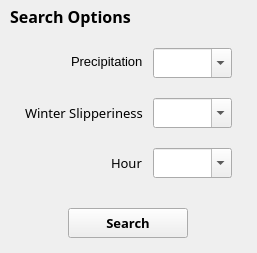
                     <widget class="QWidget" name="search_frame_2" native="true">
                      <layout class="QVBoxLayout" name="verticalLayout_8">
                       <property name="spacing">
                        <number>10</number>
                       </property>
                       <property name="leftMargin">
                        <number>10</number>
                       </property>
                       <property name="topMargin">
                        <number>5</number>
                       </property>
                       <property name="rightMargin">
                        <number>10</number>
                       </property>
                       <property name="bottomMargin">
                        <number>5</number>
                       </property>
                       <item alignment="Qt::AlignTop">
                        <widget class="QLabel" name="title_label_2">
                         <property name="font">
                          <font>
                           <family>Mulish</family>
                           <pointsize>12</pointsize>
                           <weight>75</weight>
                           <bold>true</bold>
                          </font>
                         </property>
                         <property name="text">
                          <string>Search Options</string>
                         </property>
                        </widget>
                       </item>
                       <item>
                        <layout class="QFormLayout" name="inputForm_2">
                         <property name="labelAlignment">
                          <set>Qt::AlignRight|Qt::AlignTrailing|Qt::AlignVCenter</set>
                         </property>
                         <property name="formAlignment">
                          <set>Qt::AlignLeading|Qt::AlignLeft|Qt::AlignVCenter</set>
                         </property>
                         <property name="horizontalSpacing">
                          <number>10</number>
                         </property>
                         <property name="verticalSpacing">
                          <number>20</number>
                         </property>
                         <property name="leftMargin">
                          <number>15</number>
                         </property>
                         <property name="topMargin">
                          <number>10</number>
                         </property>
                         <property name="rightMargin">
                          <number>15</number>
                         </property>
                         <property name="bottomMargin">
                          <number>10</number>
                         </property>
                         <item row="0" column="0">
                          <widget class="QLabel" name="form_label_5">
                           <property name="font">
                            <font>
                             <pointsize>10</pointsize>
                            </font>
                           </property>
                           <property name="text">
                            <string>Precipitation</string>
                           </property>
                          </widget>
                         </item>
                         <item row="0" column="1">
                          <widget class="QComboBox" name="cond_input_1">
                           <property name="sizePolicy">
                            <sizepolicy hsizetype="Preferred" vsizetype="Minimum">
                             <horstretch>0</horstretch>
                             <verstretch>0</verstretch>
                            </sizepolicy>
                           </property>
                           <property name="minimumSize">
                            <size>
                             <width>0</width>
                             <height>30</height>
                            </size>
                           </property>
                           <property name="font">
                            <font>
                             <family>Mulish</family>
                             <pointsize>10</pointsize>
                            </font>
                           </property>
                           <property name="focusPolicy">
                            <enum>Qt::WheelFocus</enum>
                           </property>
                           <property name="editable">
                            <bool>true</bool>
                           </property>
                          </widget>
                         </item>
                         <item row="1" column="0">
                          <widget class="QLabel" name="form_label_6">
                           <property name="font">
                            <font>
                             <family>Mulish</family>
                             <pointsize>10</pointsize>
                            </font>
                           </property>
                           <property name="text">
                            <string>Winter Slipperiness</string>
                           </property>
                          </widget>
                         </item>
                         <item row="1" column="1">
                          <widget class="QComboBox" name="cond_input_2">
                           <property name="sizePolicy">
                            <sizepolicy hsizetype="Preferred" vsizetype="Minimum">
                             <horstretch>0</horstretch>
                             <verstretch>0</verstretch>
                            </sizepolicy>
                           </property>
                           <property name="minimumSize">
                            <size>
                             <width>0</width>
                             <height>30</height>
                            </size>
                           </property>
                           <property name="font">
                            <font>
                             <family>Mulish</family>
                             <pointsize>10</pointsize>
                            </font>
                           </property>
                           <property name="focusPolicy">
                            <enum>Qt::WheelFocus</enum>
                           </property>
                           <property name="editable">
                            <bool>true</bool>
                           </property>
                          </widget>
                         </item>
                         <item row="2" column="0">
                          <widget class="QLabel" name="form_label_7">
                           <property name="font">
                            <font>
                             <family>Mulish</family>
                             <pointsize>10</pointsize>
                            </font>
                           </property>
                           <property name="text">
                            <string>Hour</string>
                           </property>
                          </widget>
                         </item>
                         <item row="2" column="1">
                          <widget class="QComboBox" name="cond_input_3">
                           <property name="sizePolicy">
                            <sizepolicy hsizetype="Preferred" vsizetype="Minimum">
                             <horstretch>0</horstretch>
                             <verstretch>0</verstretch>
                            </sizepolicy>
                           </property>
                           <property name="minimumSize">
                            <size>
                             <width>0</width>
                             <height>30</height>
                            </size>
                           </property>
                           <property name="font">
                            <font>
                             <family>Mulish</family>
                             <pointsize>10</pointsize>
                            </font>
                           </property>
                           <property name="focusPolicy">
                            <enum>Qt::WheelFocus</enum>
                           </property>
                           <property name="editable">
                            <bool>true</bool>
                           </property>
                          </widget>
                         </item>
                        </layout>
                       </item>
                       <item alignment="Qt::AlignTop">
                        <widget class="QFrame" name="submit_frame_2">
                         <property name="frameShape">
                          <enum>QFrame::NoFrame</enum>
                         </property>
                         <property name="frameShadow">
                          <enum>QFrame::Raised</enum>
                         </property>
                         <layout class="QHBoxLayout" name="horizontalLayout_8">
                          <property name="spacing">
                           <number>0</number>
                          </property>
                          <property name="leftMargin">
                           <number>0</number>
                          </property>
                          <property name="topMargin">
                           <number>10</number>
                          </property>
                          <property name="rightMargin">
                           <number>0</number>
                          </property>
                          <property name="bottomMargin">
                           <number>10</number>
                          </property>
                          <item>
                           <widget class="QPushButton" name="cond_submit_btn">
                            <property name="sizePolicy">
                             <sizepolicy hsizetype="Fixed" vsizetype="Fixed">
                              <horstretch>0</horstretch>
                              <verstretch>0</verstretch>
                             </sizepolicy>
                            </property>
                            <property name="minimumSize">
                             <size>
                              <width>120</width>
                              <height>30</height>
                             </size>
                            </property>
                            <property name="font">
                             <font>
                              <family>Mulish</family>
                              <pointsize>10</pointsize>
                              <weight>75</weight>
                              <bold>true</bold>
                             </font>
                            </property>
                            <property name="text">
                             <string>Search</string>
                            </property>
                           </widget>
                          </item>
                         </layout>
                        </widget>
                       </item>
                      </layout>
                     </widget>
